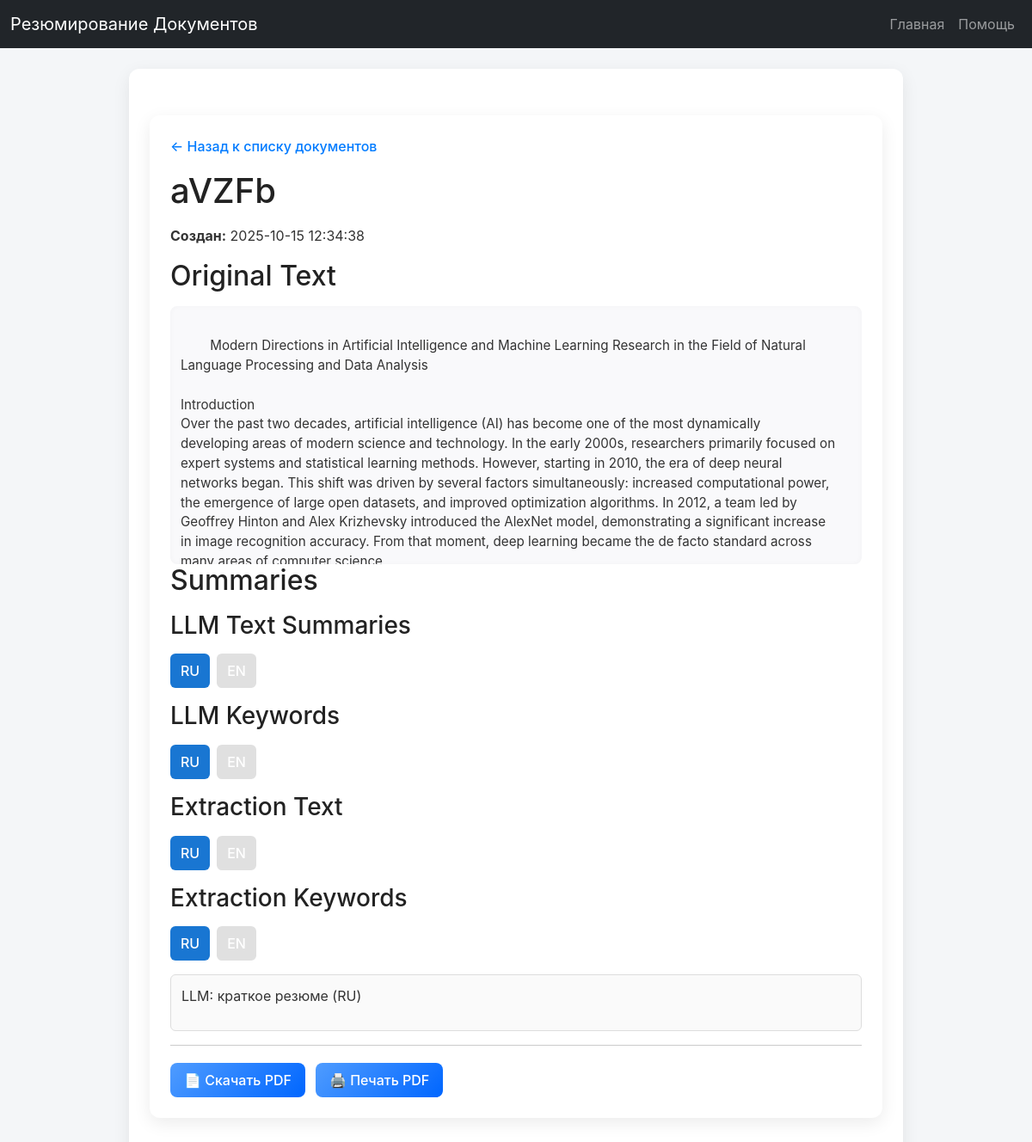
/documents/18, run on the app's committed database.
### models.py (models this page shows)
class TextDocument(Base):
    __tablename__ = "text_documents"
    id = Column(Integer, primary_key=True, autoincrement=True)
    file_name = Column(String, nullable=False)
    name = Column(String, nullable=False, unique=True)
    original_text = Column(String, nullable=False)
    summary_json = Column(JSON, nullable=False)
    created_at = Column(DateTime(timezone=True), server_default=func.now())

### web_routes.py (the view)
@router.get("/documents/{doc_id}", response_class=HTMLResponse)
async def view_document(doc_id: int, request: Request, service: DocumentService = Depends(get_document_service)):
    try:
        doc = await service.get_document(doc_id)
        return request.app.templates.TemplateResponse(
            "document.html",
            {"request": request, "doc": doc}
        )
    except ValueError as e:
        return request.app.templates.TemplateResponse(
            "error.html",
            {"request": request, "message": str(e)},
            status_code=404
        )

### templates/document.html (shortened to what this page needs)
{% extends "base.html" %}
{% block content %}
<div class="container">
     <p><a href="/" class="back-link">&larr; Назад к списку документов</a></p>
    <h1>{{ doc.name or doc.file_name }}</h1>
    <p><strong>Создан:</strong> {{ doc.created_at }}</p>
    <h2>Original Text</h2>
    <div class="original collapsible">
        {{ doc.original_text }}
    </div>
    <h2>Summaries</h2>
   <div class="tab-buttons-group">
  <h3>LLM Text Summaries</h3>
  <div class="tab-buttons">
      <button onclick="showTab('llm_text_ru', this)" class="active">RU</button>
      <button onclick="showTab('llm_text_en', this)">EN</button>
  </div>
</div>
<div class="tab-buttons-group">
  <h3>LLM Keywords</h3>
  <div class="tab-buttons">
      <button onclick="showTab('llm_keyword_ru', this)" class="active">RU</button>
      <button onclick="showTab('llm_keyword_en', this)">EN</button>
  </div>
</div>
<div class="tab-buttons-group">
  <h3>Extraction Text</h3>
  <div class="tab-buttons">
      <button onclick="showTab('extr_text_ru', this)" class="active">RU</button>
      <button onclick="showTab('extr_text_en', this)">EN</button>
  </div>
</div>
<div class="tab-buttons-group">
  <h3>Extraction Keywords</h3>
  <div class="tab-buttons">
      <button onclick="showTab('extr_keyword_ru', this)" class="active">RU</button>
      <button onclick="showTab('extr_keyword_en', this)">EN</button>
  </div>
</div>
    <div id="llm_text_ru" class="tab-content active">
        <p>{{ doc.summary.llm_text_summary.ru }}</p>
    </div>
    <hr>
   <div class="action-buttons">
    <a href="/documents/{{ doc.id }}/report/download" class="btn download-btn">📄 Скачать PDF</a>
    <a href="/documents/{{ doc.id }}/report/print" target="_blank" class="btn print-btn">🖨️ Печать PDF</a>
</div>
</div>
{% endblock %}

### static/styles.css (style rules this page uses)
body { font-family: 'Inter', sans-serif; background: #f4f6f8; color: #333; margin: 0; padding: 0; }
.container { max-width: 900px; margin: 30px auto; background: #fff; padding: 24px; border-radius: 12px; box-shadow: 0 6px 20px rgba(0,0,0,0.08); }
.back-link { text-decoration: none; color: #007bff; font-weight: 500; }
h1, h2, h3, h4 { color: #222; margin-bottom: 16px; }
.original { white-space: pre-wrap; background: #f9f9fb; padding: 16px; border-radius: 8px; max-height: 300px; overflow-y: auto; box-shadow: inset 0 0 6px rgba(0,0,0,0.03); font-size: 0.95rem; }
.collapsible { max-height: 300px; overflow: hidden; transition: max-height 0.3s ease, padding 0.3s ease; padding: 12px; background: #f9f9fb; border-radius: 8px; }
.tab-buttons { display: flex; flex-wrap: wrap; margin-bottom: 16px; gap: 8px; }
.tab-buttons button { padding: 8px 12px; border: none; background: #e0e0e0; cursor: pointer; border-radius: 6px; transition: background 0.2s, transform 0.2s; }
.tab-buttons button.active { background: #1976d2; color: white; font-weight: 500; }
.tab-content { display: none; padding: 12px; border: 1px solid #ddd; border-radius: 6px; margin-bottom: 16px; background: #fafafa; }
.tab-content.active { display: block; }
button, .btn { font-weight: 500; padding: 8px 16px; border-radius: 8px; border: none; cursor: pointer; transition: all 0.2s; text-decoration: none; display: inline-block; text-align: center; }
button { background: linear-gradient(135deg, #4f9cff, #0066ff); color: white; }
.action-buttons { display: flex; gap: 12px; margin-top: 20px; }
.action-buttons .btn { background: linear-gradient(135deg, #4f9cff, #0066ff); color: white; transition: all 0.2s; }

### data on the page
TextDocument: name "aVZFb", created_at "2025-10-15 12:34:38", original_text "Modern Directions in Artificial Intelligence and Machine Learning Research in the Field of Natural Language Processing and Data Analysis Introduction Over the past two decades, artificial intelligence (AI) has become one of the most dynamically developing areas of modern science and technology. In the early 2000s, researchers primarily focused on expert systems and statistical learning methods. However, starting in 2010, the era of deep neural networks began. This shift was driven by several factors simultaneously: increased computational power, the emergence of large open datasets, and improved optimization algorithms. In 2012, a team led by Geoffrey Hinton and Alex Krizhevsky introduced…"

### other printed values
{{ doc.summary.llm_text_summary.ru }} "LLM: краткое резюме (RU)"
